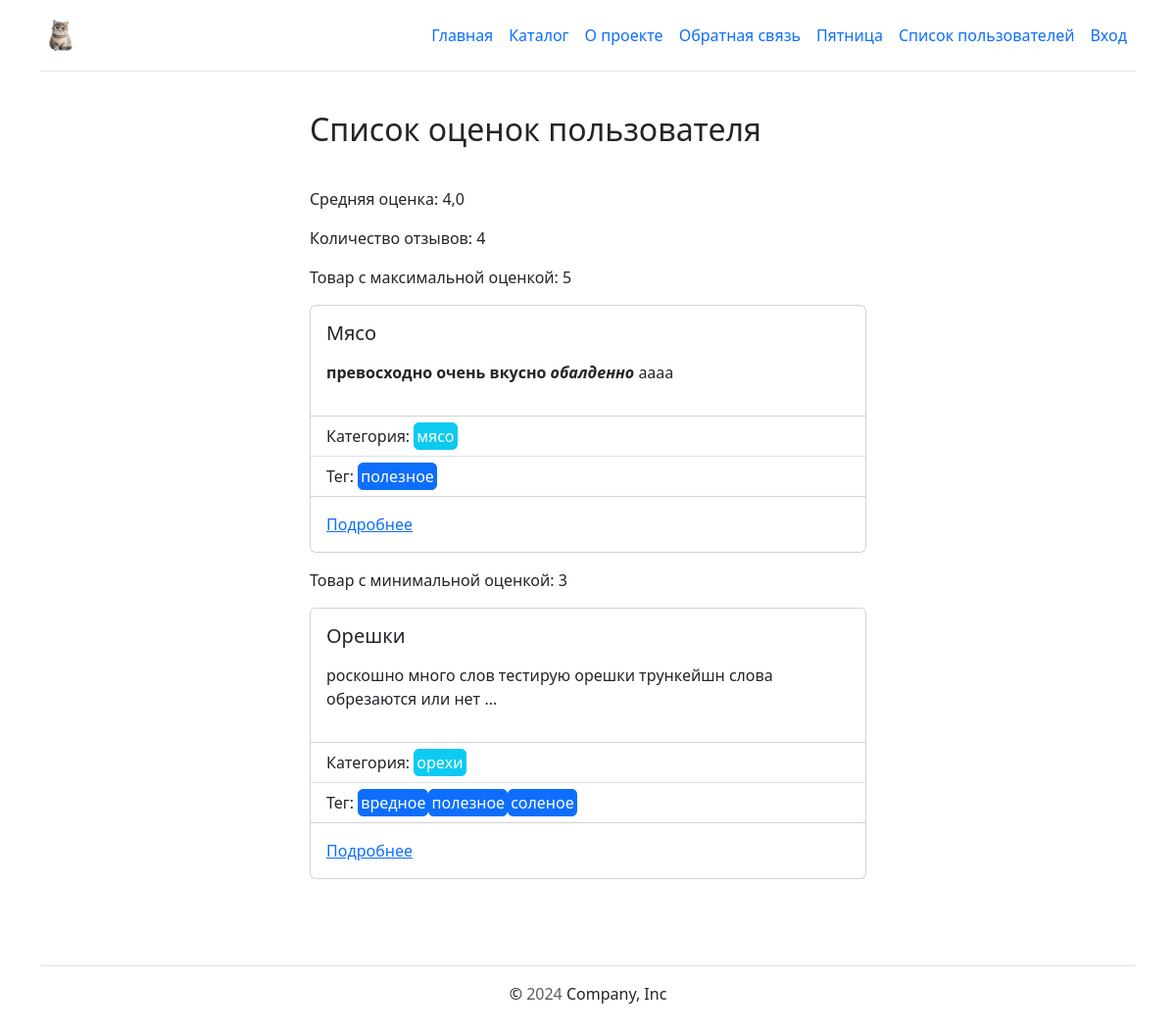
The app's page /statistics/users/1/ with its own data.
### rating/models.py (models this page shows, shortened)
class Rating(models.Model):
    class ScoreChoices(models.IntegerChoices):
        hate = 1, "Ненависть"
        dislike = 2, "Неприязнь"
        normal = 3, "Нейтрально"
        like = 4, "Обожание"
        love = 5, "Любовь"
        __empty__ = "Неизвестно"
    user = models.ForeignKey(
        User,
        on_delete=models.CASCADE,
        help_text="пользователь",
        related_name="ratings",
    )
    item = models.ForeignKey(
        catalog.models.Item,
        on_delete=models.CASCADE,
        help_text="товар",
        related_name="rating",
    )
    score = models.IntegerField(
        "оценка",
        choices=ScoreChoices.choices,
        default=ScoreChoices.normal,
        help_text="оценка",
        blank=True,
        null=True,
    )
    created_at = models.DateTimeField(
        "дата создания",
        help_text="дата создания",
        auto_now_add=True,
        null=True,
    )
    updated_at = models.DateTimeField(
        help_text="дата последнего изменения",
        auto_now=True,
        null=True,
    )
    class Meta:
        verbose_name = "отзыв"
        verbose_name_plural = "отзывы"
        constraints = [
            models.UniqueConstraint(
                fields=["user_id", "item_id"],
                name="unique_user_item",
            ),
        ]

### catalog/models.py (models this page shows, shortened)
class Item(core.models.AbstractModel):
    text = tinymce.models.HTMLField(
        "текст",
        validators=[
            catalog.validators.ValidateMustContain("роскошно", "превосходно"),
        ],
        help_text="введите текст",
    )
    category = django.db.models.ForeignKey(
        Category,
        on_delete=django.db.models.CASCADE,
        default=None,
        related_name="items",
        related_query_name="item",
    )
    tags = django.db.models.ManyToManyField(
        Tag,
        related_name="items",
        related_query_name="item",
    )
    is_on_main = django.db.models.BooleanField(
        "принадлежит к главной странице",
        default=False,
        help_text="введите принадлежит ли к главной странице товар",
    )
    created_at = django.db.models.DateTimeField(
        "дата создания",
        auto_now_add=True,
        null=True,
    )
    updated_at = django.db.models.DateTimeField(
        "обновлено",
        auto_now=True,
        null=True,
    )
    objects = catalog.managers.ItemManager()
    def image_tmb(self):
        if self.main_image:
            return django.utils.safestring.mark_safe(
                f"<img src='{self.main_image.image.url}' width='50'>",
            )
        return "Нет изображения"
    image_tmb.short_description = "превью"
    image_tmb.allow_tags = True
    class Meta:
        verbose_name = "товар"
        verbose_name_plural = "товары"

class Category(core.models.AbstractModel):
    slug = django.db.models.SlugField(
        "слаг",
        max_length=200,
        unique=True,
        help_text="введите слаг",
    )
    weight = django.db.models.PositiveSmallIntegerField(
        "вес",
        default=100,
        validators=[catalog.validators.validate_int_from_1_to_32767],
        help_text="введите вес",
    )
    normalized_name = django.db.models.CharField(
        "нормализированное имя",
        max_length=150,
        unique=False,
        blank=True,
        default=None,
        null=True,
    )
    class Meta:
        verbose_name = "категория"
        verbose_name_plural = "категории"

class Tag(core.models.AbstractModel):
    slug = django.db.models.SlugField(
        "слаг",
        max_length=200,
        unique=True,
        help_text="введите слаг",
    )
    normalized_name = django.db.models.CharField(
        "нормализированное имя",
        max_length=150,
        unique=False,
        blank=True,
        default=None,
        null=True,
    )
    class Meta:
        verbose_name = "тег"
        verbose_name_plural = "теги"
    def __str__(self):
        return self.name

### stats/views.py (the view)
class UserDetailView(generic.TemplateView):
    template_name = "stats/user_stats.html"
    def get(self, request, pk):
        context = {}
        user_ratings = rating.models.Rating.objects.filter(user_id=pk)
        if user_ratings:
            context["avg_rating"] = user_ratings.aggregate(Avg("score"))[
                "score__avg"
            ]
            context["rating_count"] = user_ratings.count()
            context["max_rating_user"] = user_ratings.order_by(
                "-score",
                "-created_at",
            ).first()
            context["min_rating_user"] = user_ratings.order_by(
                "score",
                "-created_at",
            ).first()
        else:
            context["avg_rating"] = 0
            context["rating_count"] = 0
            context["max_rating_user"] = context["min_rating_user"] = None
        return render(request, "stats/user_stats.html", context)

### lyceum/context_processors.py (called while the page is built)
def birthday_context_processor(request):
    user_offset = request.COOKIES.get("user_offset")
    current_time_utc = timezone.now()
    if user_offset:
        try:
            hours_offset = float(user_offset)
            user_time = current_time_utc + timedelta(hours=hours_offset)
        except ValueError:
            user_time = current_time_utc
    else:
        user_time = current_time_utc
    current_date = user_time.date()
    birthday_people = (
        User.objects.filter(
            profile__birthday__day=current_date.day,
            profile__birthday__month=current_date.month,
        )
        .select_related("profile")
        .only(
            "email",
            "first_name",
            "profile__birthday",
        )
    )
    return {
        "birthday_people": birthday_people,
    }

### templates/stats/user_stats.html
{% extends "base.html" %}
{% load i18n %}
{% block content %}
<div class="w-50 p-3 mx-auto">
    <h2>Список оценок пользователя</h2>
</div>
<div class="w-50 p-3 mx-auto">
    <p>Средняя оценка: {{ avg_rating }}</p>
    <p>Количество отзывов: {{ rating_count }}</p>
    <p>Товар с максимальной оценкой:
    {{ max_rating_user.score }}
    {% if max_rating_user.item %}
        {% include "includes/item_card.html" with item=max_rating_user.item %}</p>
    {% else %}
        <p>Такого товара нет</p>
    {% endif %}
    <p>Товар с минимальной оценкой:
    {{ min_rating_user.score }}
    {% if min_rating_user.item %}
        {% include "includes/item_card.html" with item=min_rating_user.item %}</p>
    {% else %}
        <p>Такого товара нет</p>
    {% endif %}
{% endblock content %}

### templates/includes/item_card.html
{% load static %}
{% load i18n %}
<div class="col">
    <div class="card">
      <div class="card-body">
        <h5 class="card-title">{{ item.name|capfirst }}</h5>
        <p class="card-text">{{ item.text|safe|truncatewords_html:10 }}</p>
      </div>
      <ul class="list-group list-group-flush">
        <li class="list-group-item">
          Категория:
          <span class="border border-3 border-info bg-info rounded-2 text-white"
            >{{ item.category.name }}</span
          >
        </li>
        <li class="list-group-item">
          Тег: {% for tag in item.tags.all %}<span
            class="border border-3 border-primary bg-primary rounded-2 text-white"
            >{{ tag }}</span
          >{% endfor %}
        </li>
      </ul>
      <div class="card-body">
        <a href="{% url 'catalog:default-converter-page' item.id %}" class="card-link"
          >Подробнее</a
        >
      </div>
    </div>
  </div>

### records on screen
Rating: score "5"
Item: name "Мясо", text "превосходно очень вкусно обалденно аааа", category.name "мясо"
Tag: name "полезное"
Rating: score "3"
Item: name "Орешки", text "роскошно много слов тестирую орешки трункейшн слова обрезаются или нет …", category.name "орехи"
Tag: name "вредное"
Tag: name "соленое"

### other values on screen
{{ avg_rating }} "4,0"
{{ rating_count }} "4"
